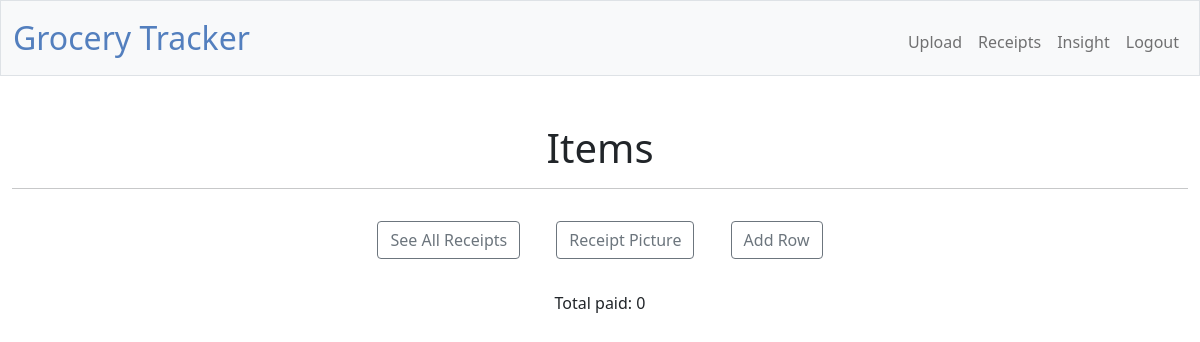
The page /items?receipt_id=133 (signed in) on the database as committed earlier.
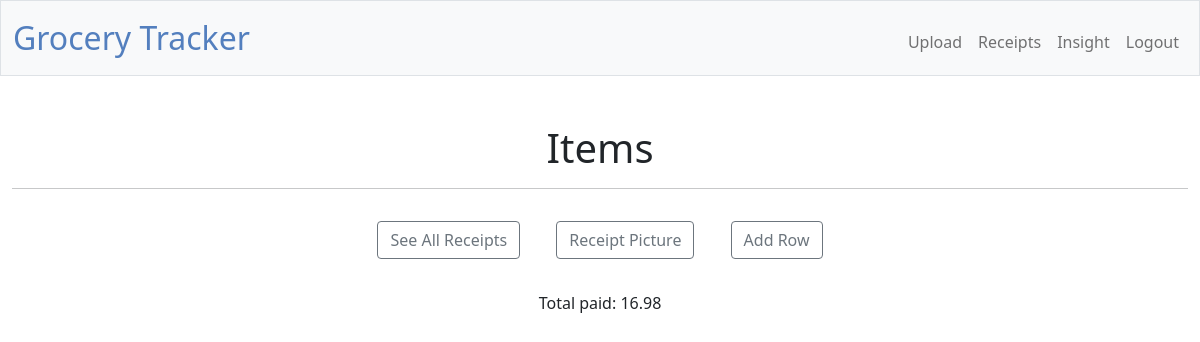
The same page on the database as committed later.
### g_tracker/models.py (models this page shows, shortened)
class Receipt(db.Model):
    __tablename__ = "receipt"
    receipt_id = db.Column(db.Integer, primary_key=True)
    person_id = db.Column(db.Integer, db.ForeignKey("person.person_id"), nullable=False)
    shop_name = db.Column(db.Text, index=True)
    total = db.Column(db.Float, nullable=False)
    shopping_date = db.Column(db.DateTime)
    person = db.relationship("Person", backref="receipt")
    items = db.relationship("Item", backref="receipt", cascade="all, delete-orphan")
    scan = db.relationship("Scan")
    __table_args__ = (
        db.UniqueConstraint('person_id', 'shopping_date', name='_person_shopping_date_uc'),
    )

### g_tracker/item_table.py (the view)
@bp.route('/items')
@login_required
def items():
    receipt_id = request.args.get('receipt_id')
    if receipt_id:
        current_app.config['RECEIPT_ID'] = int(receipt_id)
    try:
        receipt_id = current_app.config.get('RECEIPT_ID', 1)
        receipt_total = db.session.execute(select(Receipt).where(Receipt.receipt_id == receipt_id)) \
                                            .first()[0].total
        print(f"RECEIPT TOTAL {receipt_total}")
    except (AttributeError, IndexError, TypeError) as e:
        receipt_total = 0
    with current_app.app_context():
        return render_template('item_table.html', receipt_total=receipt_total)

### g_tracker/models.py (called while the page is built)
@login.user_loader
def load_user(person_id):
    return Person.query.get(int(person_id))

### g_tracker/templates/item_table.html (shortened to what this page needs)
{% extends "layout.html" %}
{% block main %}
    <div>
      <h1>Items</h1>
      <hr>
    </div>
    <a class="btn btn-outline-secondary m-3" href="{{ url_for('item_table.receipts') }}">See All Receipts</a>
    <a class="btn btn-outline-secondary m-3" href="{{ url_for('item_table.photo') }}" target="_blank">Receipt Picture</a>
    <button class="btn btn-outline-secondary m-3" id="add-row-button">Add Row</button>
    <div class="total-price mx-auto p-3">Total paid: <div class="d-inline" id="receipt-total">{{receipt_total}}</div></div>
{% endblock %}

Rows that differ between the two databases and show on the page:
added Receipt: total "16.98"
Other text that changed with them:
{{ receipt_total }}: "0" → (not shown)
